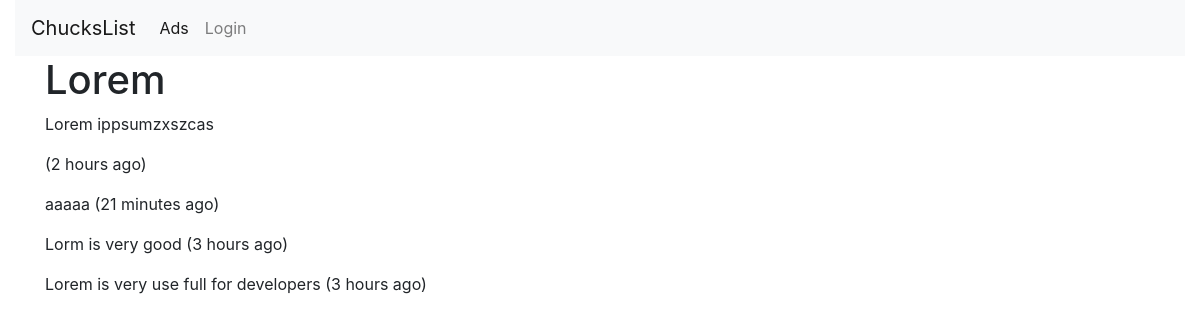
/forums/forum/1, run on an earlier commit of the app's database.
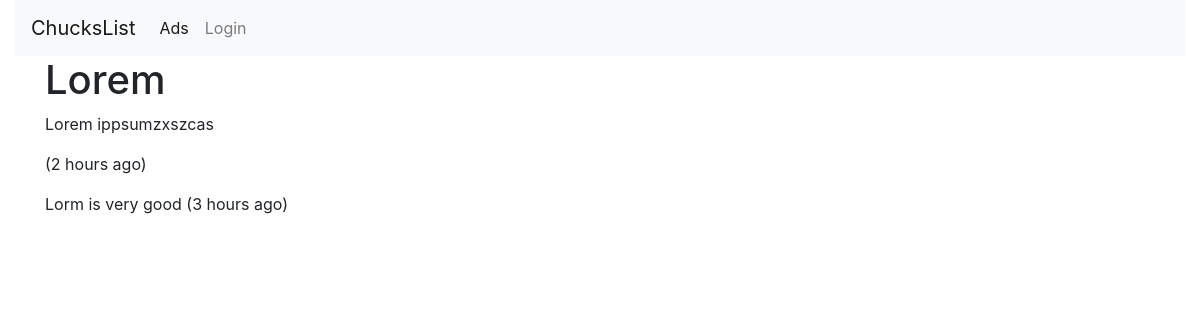
And on a later commit of the database.
### forums/models.py (models this page shows, shortened)
class Forum(models.Model):
    title = models.CharField(
        max_length=200,
        validators=[MinLengthValidator(5, 'Tittle must be more than 5 characters')]
    )
    text = models.TextField()
    owner = models.ForeignKey(settings.AUTH_USER_MODEL, on_delete=models.CASCADE, related_name='forums_owned')
    comments = models.ManyToManyField(settings.AUTH_USER_MODEL, through='Comment', related_name='forum_comments')
    created_at = models.DateTimeField(auto_now_add=True)
    updated_at = models.DateTimeField(auto_now=True)

class Comment(models.Model):
    text = models.TextField(
        validators=[MinLengthValidator(3, 'Comment must be greater than 3 characters')]
    )
    forum = models.ForeignKey(Forum, on_delete=models.CASCADE)
    owner = models.ForeignKey(settings.AUTH_USER_MODEL, on_delete=models.CASCADE)
    created_at = models.DateTimeField(auto_now_add=True)
    updated_at = models.DateTimeField(auto_now=True)

### forums/views.py (the view)
# urls.py: path('forum/<int:pk>', views.ForumDetailView.as_view(), name='forum_detail'),
class ForumDetailView(DetailView):
    model = Forum
    template_name = 'forums/detail.html'
    def get(self, request, pk):
        forum = Forum.objects.get(id=pk)
        comments = Comment.objects.filter(forum=forum).order_by('-updated_at')
        comment_form = CommentForm()
        context = {'forum': forum, 'comments': comments, 'comment_form': comment_form}
        return render(request, self.template_name, context)

### forums/templates/forums/detail.html (shortened to what this page needs)
{% extends "base_bootstrap.html" %}
{% load crispy_forms_tags %}
{% load humanize %}
{% block content %}
    <h1>
        {{ forum.title }}
    </h1>
    <p>
        {{ forum.text }}
    </p>
    <p>
        ({{ forum.updated_at|naturaltime }})
    </p>
    {% for comment in comments %}
        <p> {{ comment.text }}
            ({{ comment.updated_at|naturaltime }})
        </p>
    {% endfor %}
{% endblock %}

### templates/base_bootstrap.html (shortened to what this page needs)
<!doctype html>
<html lang="en">
<head>
    <link rel="stylesheet" href="https://cdn.jsdelivr.net/npm/bootstrap@4.5.3/dist/css/bootstrap.min.css"
>
    <link rel="stylesheet" href="https://use.fontawesome.com/releases/v5.8.1/css/all.css">
    <link rel="stylesheet" href="https://use.fontawesome.com/releases/v5.8.1/css/v4-shims.css">
</head>
<body>
{% include 'ads/navbar.html' %}
<div class="container">
    {% block content %}
    {% endblock content %}
</div>
</body>
</html>

### ads/templates/ads/navbar.html (shortened to what this page needs)
<div class="container-fluid">
    <div class="row">
        <div class="col-12 col-lg-12">
            <nav class="navbar navbar-expand-lg navbar-light bg-light">
                <a class="navbar-brand" href="{% url 'ads:all' %}">ChucksList</a>
                <div class="collapse navbar-collapse" id="navbarSupportedContent">
                    <ul class="navbar-nav mr-auto">
                        <li class="nav-item active">
                            <a class="nav-link" href="{% url 'ads:all' %}">Ads </a>
                        </li>
                        {% if user.is_authenticated %}
                            <li class="nav-item active left-side">
                                <a class="nav-link" href="{% url 'ads:ad_create' %}">Create Ad</a>
                            </li>
                            <li class="nav-item dropdown">
                                <a class="nav-link dropdown-toggle" href="#" id="navbarDropdown" role="button"
                                   data-toggle="dropdown" aria-haspopup="true" aria-expanded="false">
                                    {{ request.user }}
                                </a>
                                <div class="dropdown-menu" aria-labelledby="navbarDropdown">
                                    <a class="dropdown-item"
                                       href="{% url 'logout' %}?next={% url 'ads:all' %}">Logout</a>
                                </div>
                            </li>
                        {% else %}
                            <li class="nav-item">
                                <a class="nav-link" href="{% url 'login' %}?next={% url 'ads:all' %}">Login</a>
                            </li>
                        {% endif %}
                    </ul>
                </div>
            </nav>
        </div>
    </div>
</div>

What changed in the data, as far as the page shows it:
removed Comment: text "aaaaa", updated_at "21 minutes ago"
removed Comment: text "Lorem is very use full for developers", updated_at "3 hours ago"
